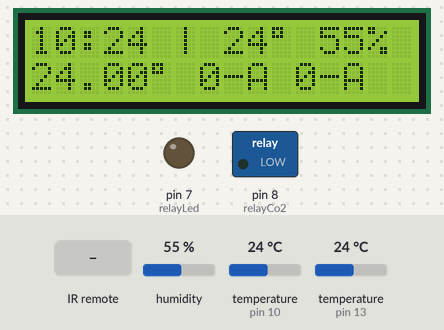
Bench run of a sketch on a simulated Arduino Uno, built with avr-gcc and run on an emulated ATmega328P. Parts: 16×2 character LCD, switched loads named in the sketch (green lamp = pin HIGH), output pins drawn as LEDs (lit = HIGH). The test bench sets the inputs (shaded band); at power-on: humidity 55 %, temperature (sensors on pin 10, pin 13) 24 °C. The local clock reads 2024-03-15 10:24:30 at power-on unless the sketch sets it; what the sketch prints to the serial monitor is not drawn.

Above: at 2.6 s.
2.7 s: infrared code 0xFF22DD received
At 5.2 s:
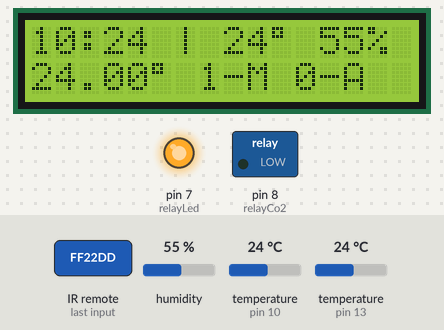
6.2 s: infrared code 0xFF02FD received
At 8.4 s:
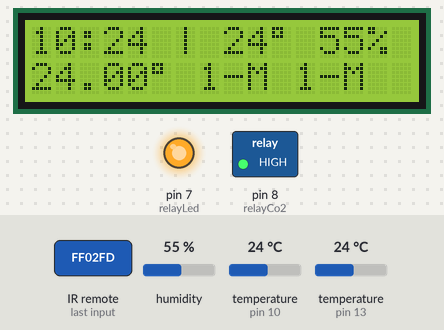
9.5 s: infrared code 0xFF30CF received
At 11.2 s:
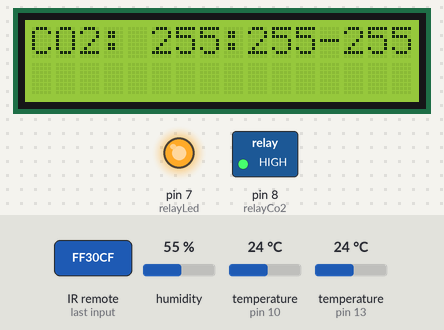
11.5 s: infrared code 0xFF30CF received
At 13.2 s:
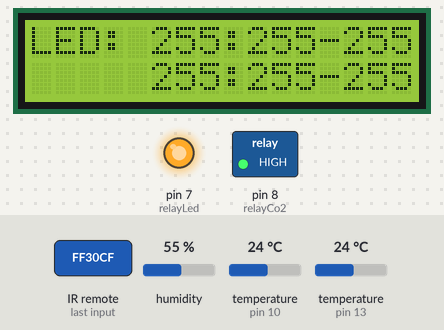
13.5 s: infrared code 0xFF30CF received
At 14.9 s:
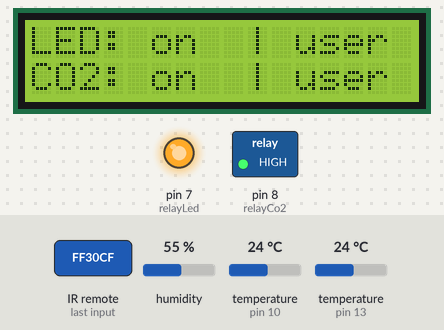
15.5 s: infrared code 0xFF22DD received
At 18.1 s:
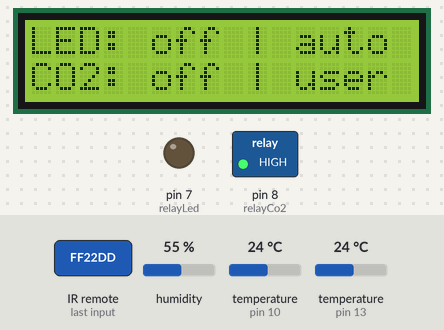
Timing chart, 0 to 19.6 s (numbered marks = the images above; inputs shaded):
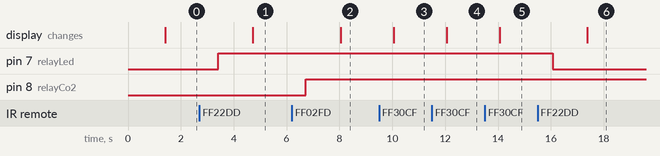

Measured:
- after the input at 2.7 s, pin 7 (relayLed): LOW → HIGH after 0.71 s; the display: changes after 2.0 s (image 1)
- after the input at 6.2 s, pin 8 (relayCo2): LOW → HIGH after 0.53 s; the display: changes after 1.8 s (image 2)
- after the input at 9.5 s, the display: changes after 0.55 s (image 3)
- after the input at 11.5 s, the display: changes after 0.56 s (image 4)
- after the input at 13.5 s, the display: changes after 0.57 s (image 5)
- after the input at 15.5 s, pin 7 (relayLed): HIGH → LOW after 0.57 s; the display: changes after 1.9 s (image 6)

The sketch:

GUIA.ino
```cpp
#include "RTClib.h"
#include <Time.h>
#include <TimeAlarms.h>
#include <DHT.h>
#include <OneWire.h>
#include <DallasTemperature.h>
#include <LiquidCrystal.h>
#include <EEPROM.h>
#include "IRremote.h"

// RTC
RTC_DS1307 rtc;

// DHT humidity senzor
#define DHTPIN 10     // what pin we're connected to
#define DHTTYPE DHT22   // DHT 22  (AM2302)
DHT dht(DHTPIN, DHTTYPE); //// Initialize DHT sensor for normal 16mhz Arduino

// Water proof senzor DS18B20
#define ONE_WIRE_BUS 13
OneWire oneWire(ONE_WIRE_BUS);
DallasTemperature sensors(&oneWire);

// LCD screen
LiquidCrystal lcd(12, 11, 5, 4, 3, 2);
byte degSymbol[8] = {
  B11100,
  B10100,
  B11100,
  B00000,
  B00000,
  B00000,
  B00000,
};
int lcdPage = 0;

// IR
int irPin = 6;
IRrecv irrecv(irPin);
decode_results irResults;
long irKey = 0;

// Serial read globals
char rx_byte = 0;
String key = "";
bool isKey = false;
String value = "";
bool isValue = false;

// Aquarium LED default values
int led1OnH = 8;
int led1OnM = 30;
int led1OffH = 12;
int led1OffM = 30;
int led2OnH = 18;
int led2OnM = 30;
int led2OffH = 20;
int led2OffM = 0;

int led1OnHAddress = 0;
int led1OnMAddress = 1;
int led1OffHAddress = 2;
int led1OffMAddress = 3;
int led2OnHAddress = 4;
int led2OnMAddress = 5;
int led2OffHAddress = 6;
int led2OffMAddress = 7;

// Aquarium CO2 default values
int co2OnH = 7;
int co2OnM = 0;
int co2OffH = 21;
int co2OffM = 0;

int co2OnHAddress = 8;
int co2OnMAddress = 9;
int co2OffHAddress = 10;
int co2OffMAddress = 11;

// Aquarium options
bool ledAuto = true;
bool co2Auto = true;
bool co2On = false;
bool ledOn = false;

// Aquarium status
float aquariumTemp;

// Ambient status
float ambientTemp, ambientHum;

// Status send to DB every 15 mins
int statusSendMinutes = 20;

// Alarms
AlarmID_t led1OnAlarm = 0;
AlarmID_t led1OffAlarm = 0;
AlarmID_t led2OnAlarm = 0;
AlarmID_t led2OffAlarm = 0;
AlarmID_t co2OnAlarm = 0;
AlarmID_t co2OffAlarm = 0;

// Relay pins
int relayLed = 7;
int relayCo2 = 8;

void setup() {
  pinMode(relayLed, OUTPUT);
  pinMode(relayCo2, OUTPUT);

  // Use only without RTC
  // setTime(10,19,0,16,2,19);

  Serial.begin(9600);
  dht.begin();
  sensors.begin();

  lcd.createChar(0, degSymbol);
  lcd.begin(16, 2);

  // Start Ir reciever
  irrecv.enableIRIn(); // Start the receiver

  if (! rtc.begin()) {
    Serial.println("Couldn't find RTC");
    while (1);
  }

  if (! rtc.isrunning()) {
    Serial.println("RTC is NOT running!");
  }

  // Sync time lib with RTC
  setSyncProvider(getRTCTime);
  setSyncInterval(60 * 60 * 4);

  // should run only once at initial setup
  // writeSettingsFromMemory();

  readSettingsFromMemory();
  updateLedState();
  updateCo2State();
  updateRelay();
  sendStatus();

  setAlarms();
  Alarm.timerRepeat(60 * statusSendMinutes, sendStatus);
  Alarm.timerRepeat(60, updateLcd);
}

void loop() {
  while(Serial.available()){
    // Read seril data and create key values pairs
    rx_byte = Serial.read();

    if (rx_byte != '\n') {
      if (rx_byte == '$') {
        isValue = false;
        isKey = true;
        continue;
      }
      if (rx_byte == '=') {
        isValue = true;
        isKey = false;
        continue;
      }
      if (rx_byte == '&') {
        setData();

        value = "";
        key = "";
        isValue = false;
        isKey = false;
        continue;
      }

      if (!isKey) {
        value += rx_byte;
      } else {
        key += rx_byte;
      }
    } else {
      if (isValue) {
        setData();

        if (key != "" && key != "ledOn" && key != "co2On") {
          updateLedState();
          updateCo2State();
          updateAlarms();
          updateRelay();
        }
      }

      value = "";
      key = "";
      isKey = false;
      isValue = false;
      sendStatus();
    }
  }

  // IR remote loop
  if (irrecv.decode(&irResults)) {
    dumpIR(&irResults);

    irrecv.resume(); // Receive the next value
//    Serial.println(irKey, HEX);
//    Serial.println();

    if (irKey == 16720605) {
      toggleLed();
    } else if (irKey == 16712445) {
      toggleCo2();
    } else if (irKey == 16724175) {
      loopLcdPage(-1);
    } else if (irKey == 16743045) {
      loopLcdPage(1);
    }
  }

  Alarm.delay(1000);
}

void dumpIR(decode_results *irResults) {
  int count = irResults->rawlen;
  irKey = irResults->value;
}


void setAlarms() {
  led1OnAlarm = Alarm.alarmRepeat(led1OnH, led1OnM, 20, LedOn);
  led1OffAlarm = Alarm.alarmRepeat(led1OffH, led1OffM, 20, LedOff);

  if (led2OnH != 0) {
    led2OnAlarm = Alarm.alarmRepeat(led2OnH, led2OnM, 20, LedOn);
    led2OffAlarm = Alarm.alarmRepeat(led2OffH, led2OffM, 40, LedOff);
  }

  co2OnAlarm = Alarm.alarmRepeat(co2OnH, co2OnM, 40, Co2On);
  co2OnAlarm = Alarm.alarmRepeat(co2OffH, co2OffM, 40, Co2Off);
}

void updateAlarms() {
  Alarm.free(led1OnAlarm);
  Alarm.free(led1OffAlarm);

  if (led2OnH != 0) {
    Alarm.free(led2OnAlarm);
    Alarm.free(led2OffAlarm);
  }

  Alarm.free(co2OnAlarm);
  Alarm.free(co2OffAlarm);

  setAlarms();
}

void sendStatus() {
  readSensors();

  Serial.print("LOG");
  Serial.print("||");
  Serial.print(now());
  Serial.print("||");
  Serial.print(ledOn);
  Serial.print("||");
  Serial.print(ledAuto);
  Serial.print("||");
  Serial.print(led1OnH);
  Serial.print(":");
  Serial.print(led1OnM);
  Serial.print("||");
  Serial.print(led1OffH);
  Serial.print(":");
  Serial.print(led1OffM);
  Serial.print("||");
  Serial.print(led2OnH);
  Serial.print(":");
  Serial.print(led2OnM);
  Serial.print("||");
  Serial.print(led2OffH);
  Serial.print(":");
  Serial.print(led2OffM);
  Serial.print("||");
  Serial.print(co2On);
  Serial.print("||");
  Serial.print(co2Auto);
  Serial.print("||");
  Serial.print(co2OnH);
  Serial.print(":");
  Serial.print(co2OnM);
  Serial.print("||");
  Serial.print(co2OffH);
  Serial.print(":");
  Serial.print(co2OffM);
  Serial.print("||");
  Serial.print(ambientTemp);
  Serial.print("||");
  Serial.print(ambientHum);
  Serial.print("||");
  Serial.println(aquariumTemp);

  Alarm.delay(500);
  lcd.clear();
  updateLcd();
}

// Function called once serial has recieved a key value pair
void setData() {
  if (key == "") {
    return;
  }

  bool newStatus;
  Serial.print(key);
  Serial.println(value);

  if ( key == "led1OnH" ) {
     led1OnH = value.toInt();
     EEPROM.update(led1OnHAddress, led1OnH);
  }
  else if ( key == "led1OffH" ) {
     led1OffH = value.toInt();
     EEPROM.update(led1OffHAddress, led1OffH);
  }
  else if ( key == "led1OnM" ) {
     led1OnM = value.toInt();
     EEPROM.update(led1OnMAddress, led1OnM);
  }
  else if ( key == "led1OffM" ) {
     led1OffM = value.toInt();
     EEPROM.update(led1OffMAddress, led1OffM);
  }
  else if ( key == "led2OnH" ) {
     led2OnH = value.toInt();
     EEPROM.update(led2OnHAddress, led2OnH);
  }
  else if ( key == "led2OffH" ) {
     led2OffH = value.toInt();
     EEPROM.update(led2OffHAddress, led2OffH);
  }
  else if ( key == "led2OnM" ) {
     led2OnM = value.toInt();
     EEPROM.update(led2OnMAddress, led2OnM);
  }
  else if ( key == "led2OffM" ) {
     led2OffM = value.toInt();
     EEPROM.update(led2OffMAddress, led2OffM);
  }
  else  if ( key == "ledOn" ) {
     bool newStatus = value == "true";
     if (ledOn != newStatus) {
      ledAuto = !ledAuto;
     }

     ledOn = newStatus;
     updateRelay();
  }
  else if ( key == "co2On" ) {
     bool newStatus = value == "true";
     if (co2On != newStatus) {
      co2Auto = !co2Auto;
     }

     co2On = newStatus;
     updateRelay();
  }
  else if ( key == "co2OnH" ) {
     co2OnH = value.toInt();
     EEPROM.update(co2OnHAddress, co2OnH);
  }
  else if ( key == "co2OffH" ) {
     co2OffH = value.toInt();
     EEPROM.update(co2OffHAddress, co2OffH);
  }
  else if ( key == "co2OnM" ) {
     co2OnM = value.toInt();
     EEPROM.update(co2OnMAddress, co2OnM);
  }
  else if ( key == "co2OffM" ) {
     co2OffM = value.toInt();
     EEPROM.update(co2OffMAddress, co2OffM);
  }
}

void readSettingsFromMemory() {
  led1OnH = EEPROM.read(led1OnHAddress);
  led1OffH = EEPROM.read(led1OffHAddress);
  led1OnM = EEPROM.read(led1OnMAddress);
  led1OffM = EEPROM.read(led1OffMAddress);
  led2OnH = EEPROM.read(led2OnHAddress);
  led2OffH = EEPROM.read(led2OffHAddress);
  led2OnM = EEPROM.read(led2OnMAddress);
  led2OffM = EEPROM.read(led2OffMAddress);

  co2OnH = EEPROM.read(co2OnHAddress);
  co2OffH = EEPROM.read(co2OffHAddress);
  co2OnM = EEPROM.read(co2OnMAddress);
  co2OffM = EEPROM.read(co2OffMAddress);
}

void writeSettingsFromMemory() {
  EEPROM.write(led1OnHAddress, led1OnH);
  EEPROM.write(led1OffHAddress, led1OffH);
  EEPROM.write(led1OnMAddress, led1OnM);
  EEPROM.write(led1OffMAddress, led1OffM);
  EEPROM.write(led2OnHAddress, led2OnH);
  EEPROM.write(led2OffHAddress, led2OffH);
  EEPROM.write(led2OnMAddress, led2OnM);
  EEPROM.write(led2OffMAddress, led2OffM);

  EEPROM.write(co2OnHAddress, co2OnH);
  EEPROM.write(co2OffHAddress, co2OffH);
  EEPROM.write(co2OnMAddress, co2OnM);
  EEPROM.write(co2OffMAddress, co2OffM);
}


void updateLedState() {
  if (!ledAuto) {
    return;
  }
  int h = hour();
  int m = minute();

  if (led1OnH > h || led2OffH < h) {
    ledOn = false;
    return;
  }

  if (led1OffH < h && led2OnH > h) {
    ledOn = false;
    return;
  }

  if (led1OnH == h && led1OnM > m ) {
    ledOn = false;
    return;
  }

  if (led1OffH == h && led1OffM <= m ) {
    ledOn = false;
    return;
  }

  if (led2OnH == h && led2OnM > m ) {
    ledOn = false;
    return;
  }

  if (led2OffH == h && led2OffM <= m ) {
    ledOn = false;
    return;
  }

  ledOn = true;
}

void updateCo2State() {
  if (!co2Auto) {
    return;
  }

  int h = hour();
  int m = minute();

  if (co2OnH > h || co2OffH < h) {
    co2On = false;
    return;
  }

  if (co2OnH == h && co2OnM > m ) {
    co2On = false;
    return;
  }

  if (co2OffH == h && co2OffM <= m ) {
    co2On = false;
    return;
  }

  co2On = true;
}

void toggleLed() {
  ledOn = !ledOn;
  ledAuto = !ledAuto;

  updateRelay();
  sendStatus();
}

void toggleCo2() {
  co2On = !co2On;
  co2Auto = !co2Auto;

  updateRelay();
  sendStatus();
}

void updateLcd() {
  if (lcdPage == 1) {
    updateLcdPage1();
  } else if (lcdPage == 2) {
    updateLcdPage2();
  } else if (lcdPage == 3) {
    updateLcdPage3();
  } else {
    updateLcdPage0();
  }
}

void loopLcdPage(int val) {
  int newPage = lcdPage + val;

  if (newPage > 3) {
    newPage = 0;
  }

  if (newPage < 0) {
    newPage = 3;
  }

  lcdPage = newPage;
  updateLcd();
}

void updateLcdPage0() {
  int h = hour();
  int m = minute();

  lcd.setCursor(0,0);
  if (h < 10) {
    lcd.print(F("0"));
  }
  lcd.print(h);
  lcd.print(":");
  if (m < 10) {
    lcd.print(F("0"));
  }
  lcd.print(m);
  lcd.print(F(" | "));
  lcd.print((int) ambientTemp);
  lcd.write(byte(0));
  lcd.print(F(" "));
  lcd.print((int) ambientHum);
  lcd.print(F("% "));
  lcd.setCursor(0,1);
  lcd.print(aquariumTemp);
  lcd.write(byte(0));
  lcd.print(F(" "));
  lcd.print(ledOn);
  lcd.print(F("-"));
  if (ledAuto) {
    lcd.print(F("A"));
  } else {
    lcd.print(F("M"));
  }
  lcd.print(F(" "));
  lcd.print(co2On);
  lcd.print(F("-"));
  if (co2Auto) {
    lcd.print(F("A"));
  } else {
    lcd.print(F("M"));
  }
  lcd.print(F("  "));
}

void updateLcdPage1() {
  lcd.setCursor(0,0);
  lcd.print(F("LED: "));
  if (ledOn) {
    lcd.print(F("on "));
  } else {
    lcd.print(F("off"));
  }

  lcd.print(F(" | "));

  if (ledAuto) {
    lcd.print(F("auto "));
  } else {
    lcd.print(F("user "));
  }
  lcd.setCursor(0,1);
  lcd.print(F("CO2: "));
  if (ledOn) {
    lcd.print(F("on "));
  } else {
    lcd.print(F("off"));
  }

  lcd.print(F(" | "));

  if (co2Auto) {
    lcd.print(F("auto "));
  } else {
    lcd.print(F("user "));
  }
}

void updateLcdPage2() {

  lcd.setCursor(0,0);
  lcd.print(F("LED: "));
  if (led1OnH < 10) {
    lcd.print(F("0"));
  }
  lcd.print(led1OnH);
  lcd.print(":");
  if (led1OnM < 10) {
    lcd.print(F("0"));
  }
  lcd.print(led1OnM);
  lcd.print(F("-"));
  if (led1OffH < 10) {
    lcd.print(F("0"));
  }
  lcd.print(led1OffH);
  lcd.print(":");
  if (led1OffM < 10) {
    lcd.print(F("0"));
  }
  lcd.print(led1OffM);

  lcd.setCursor(0,1);
  lcd.print(F("     "));
  if (led2OnH < 10) {
    lcd.print(F("0"));
  }
  lcd.print(led2OnH);
  lcd.print(":");
  if (led2OnM < 10) {
    lcd.print(F("0"));
  }
  lcd.print(led2OnM);
  lcd.print(F("-"));
  if (led2OffH < 10) {
    lcd.print(F("0"));
  }
  lcd.print(led2OffH);
  lcd.print(":");
  if (led2OffM < 10) {
    lcd.print(F("0"));
  }
  lcd.print(led2OffM);
}

void updateLcdPage3() {
  lcd.setCursor(0,0);
  lcd.print(F("CO2: "));
  if (co2OnH < 10) {
    lcd.print(F("0"));
  }
  lcd.print(co2OnH);
  lcd.print(":");
  if (co2OnM < 10) {
    lcd.print(F("0"));
  }
  lcd.print(co2OnM);
  lcd.print(F("-"));
  if (co2OffH < 10) {
    lcd.print(F("0"));
  }
  lcd.print(co2OffH);
  lcd.print(":");
  if (co2OffM < 10) {
    lcd.print(F("0"));
  }
  lcd.print(co2OffM);
  lcd.setCursor(0,1);
  lcd.print(F("                "));
}

void readSensors() {
  ambientTemp = dht.readTemperature();
  ambientHum = dht.readHumidity();
  sensors.requestTemperatures();
  aquariumTemp = sensors.getTempCByIndex(0);
}

void updateRelay() {
  if (ledOn) {
    setRelayState(0, 1);
  } else {
    setRelayState(0, 0);
  }

  if (co2On) {
    setRelayState(1, 1);
  } else {
    setRelayState(1, 0);
  }
}

void setRelayState(int relay, int state) {
  if (relay == 1) digitalWrite(relayCo2, state);
  if (relay == 0) digitalWrite(relayLed, state);
}

// functions to be called when an alarm triggers:
void LedOn(){
  ledOn = true;
  ledAuto = true;
  updateRelay();
  sendStatus();
}

void LedOff(){
  ledOn = false;
  ledAuto = true;
  updateRelay();
  sendStatus();
}

void Co2On(){
  co2On = true;
  co2Auto = true;
  updateRelay();
  sendStatus();
}

void Co2Off(){
  co2On = false;
  co2Auto = true;
  updateRelay();
  sendStatus();
}

// Returns RTC date time
// Used to sync alarm library
time_t getRTCTime() {
  DateTime now = rtc.now();
  Serial.println("Sync RTC time");
  return now.unixtime();
}
```
